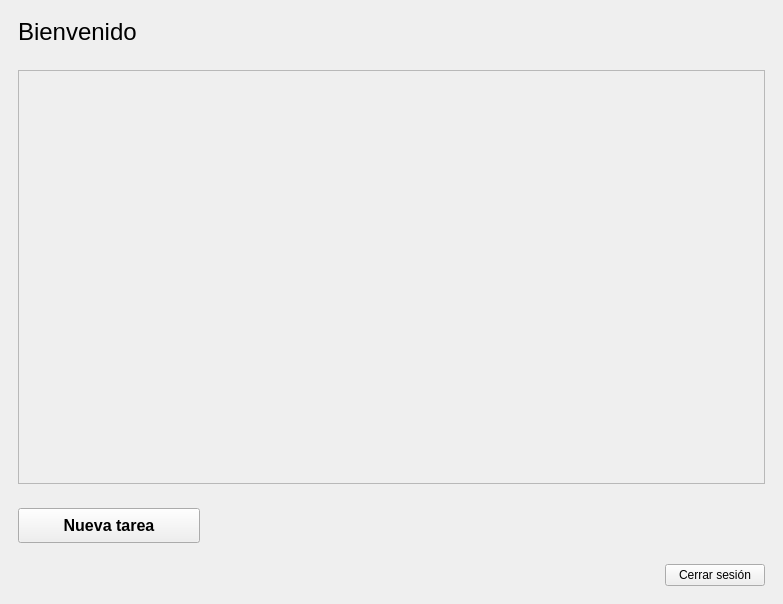
<?xml version="1.0" encoding="UTF-8"?>
<ui version="4.0">
 <class>MainWindow</class>
 <widget class="QMainWindow" name="MainWindow">
  <property name="geometry">
   <rect>
    <x>0</x>
    <y>0</y>
    <width>783</width>
    <height>604</height>
   </rect>
  </property>
  <property name="windowTitle">
   <string>MainWindow</string>
  </property>
  <widget class="QWidget" name="centralwidget">
   <layout class="QVBoxLayout" name="verticalLayout">
    <item>
     <widget class="QFrame" name="frame">
      <property name="maximumSize">
       <size>
        <width>16777215</width>
        <height>50</height>
       </size>
      </property>
      <property name="frameShape">
       <enum>QFrame::NoFrame</enum>
      </property>
      <property name="frameShadow">
       <enum>QFrame::Raised</enum>
      </property>
      <layout class="QVBoxLayout" name="verticalLayout_2">
       <item>
        <widget class="QLabel" name="welcome_text">
         <property name="font">
          <font>
           <pointsize>18</pointsize>
          </font>
         </property>
         <property name="text">
          <string>Bienvenido</string>
         </property>
        </widget>
       </item>
      </layout>
     </widget>
    </item>
    <item>
     <widget class="QFrame" name="layout_tareas">
      <property name="maximumSize">
       <size>
        <width>16777215</width>
        <height>750</height>
       </size>
      </property>
      <property name="frameShape">
       <enum>QFrame::NoFrame</enum>
      </property>
      <property name="frameShadow">
       <enum>QFrame::Raised</enum>
      </property>
      <layout class="QVBoxLayout" name="verticalLayout_6">
       <item>
        <widget class="QScrollArea" name="scrollArea">
         <property name="widgetResizable">
          <bool>true</bool>
         </property>
         <widget class="QWidget" name="scrollAreaWidgetContents_3">
          <property name="geometry">
           <rect>
            <x>0</x>
            <y>0</y>
            <width>737</width>
            <height>387</height>
           </rect>
          </property>
          <layout class="QVBoxLayout" name="verticalLayout_4">
           <item>
            <layout class="QVBoxLayout" name="tareas">
             <property name="spacing">
              <number>0</number>
             </property>
            </layout>
           </item>
          </layout>
         </widget>
        </widget>
       </item>
      </layout>
     </widget>
    </item>
    <item alignment="Qt::AlignLeft">
     <widget class="QFrame" name="frame_2">
      <property name="minimumSize">
       <size>
        <width>200</width>
        <height>0</height>
       </size>
      </property>
      <property name="maximumSize">
       <size>
        <width>16777215</width>
        <height>50</height>
       </size>
      </property>
      <property name="frameShape">
       <enum>QFrame::NoFrame</enum>
      </property>
      <property name="frameShadow">
       <enum>QFrame::Raised</enum>
      </property>
      <layout class="QVBoxLayout" name="verticalLayout_3">
       <item>
        <widget class="QPushButton" name="new_task_button">
         <property name="minimumSize">
          <size>
           <width>0</width>
           <height>35</height>
          </size>
         </property>
         <property name="font">
          <font>
           <pointsize>12</pointsize>
           <bold>true</bold>
          </font>
         </property>
         <property name="text">
          <string>Nueva tarea</string>
         </property>
         <property name="autoDefault">
          <bool>false</bool>
         </property>
        </widget>
       </item>
      </layout>
     </widget>
    </item>
    <item alignment="Qt::AlignRight">
     <widget class="QFrame" name="frame_3">
      <property name="maximumSize">
       <size>
        <width>16777215</width>
        <height>50</height>
       </size>
      </property>
      <property name="frameShape">
       <enum>QFrame::NoFrame</enum>
      </property>
      <property name="frameShadow">
       <enum>QFrame::Raised</enum>
      </property>
      <layout class="QVBoxLayout" name="verticalLayout_5">
       <item>
        <widget class="QPushButton" name="logout_button">
         <property name="minimumSize">
          <size>
           <width>100</width>
           <height>0</height>
          </size>
         </property>
         <property name="text">
          <string>Cerrar sesión</string>
         </property>
        </widget>
       </item>
      </layout>
     </widget>
    </item>
   </layout>
  </widget>
 </widget>
 <resources/>
 <connections/>
</ui>
